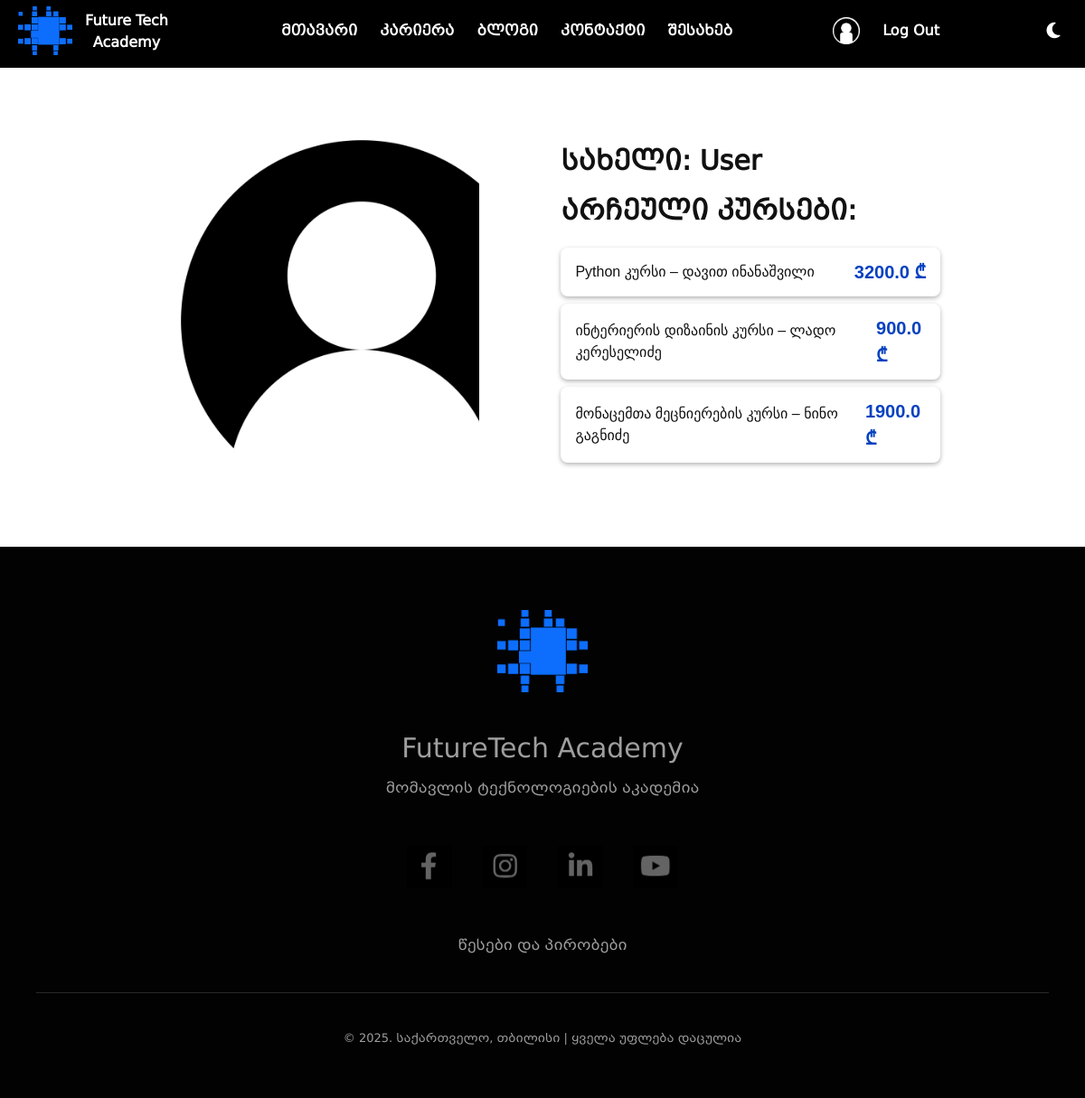
The app's page /profile (signed in), older data.
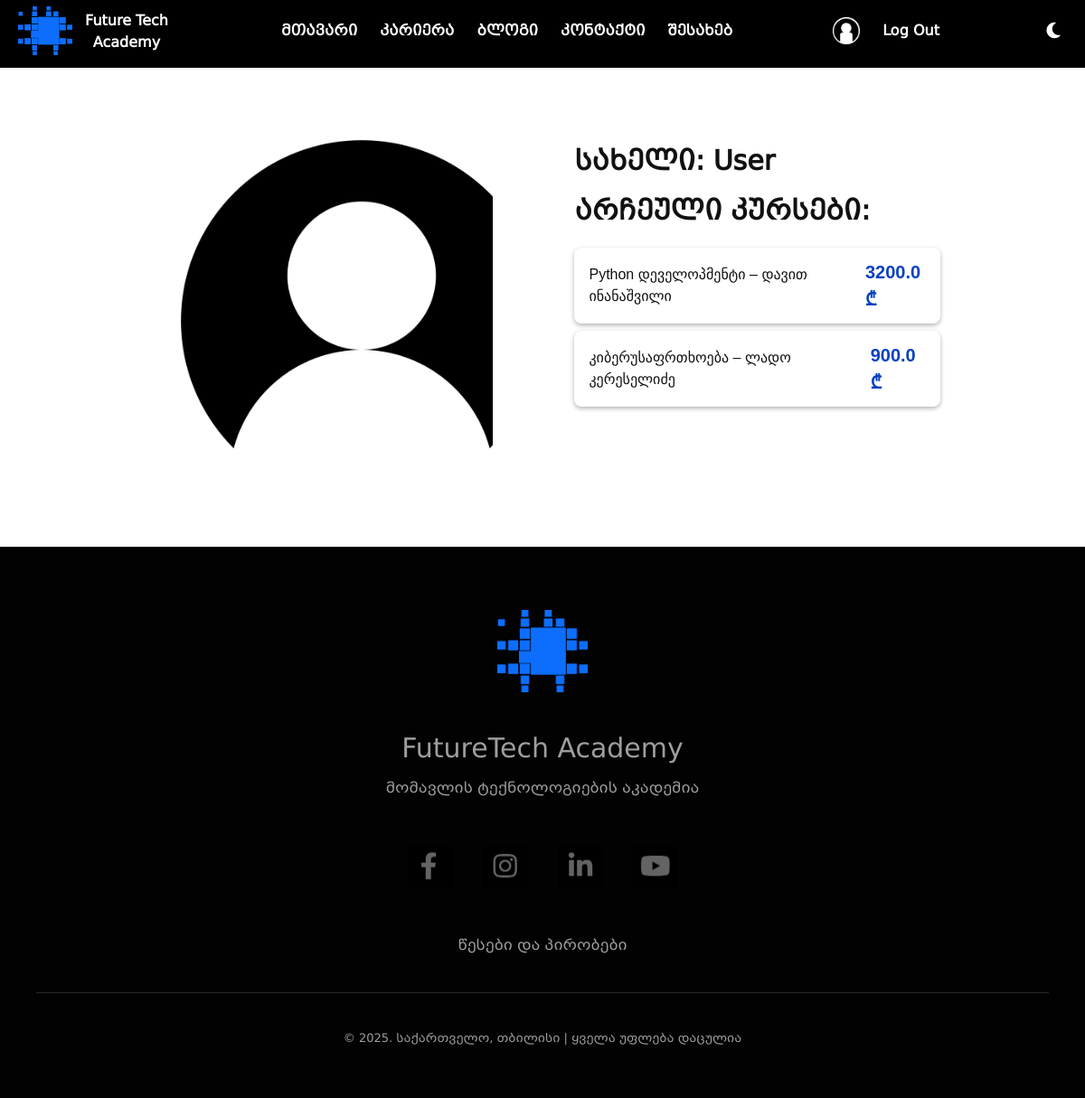
The same page, newer data.
### src/models/user.py (models this page shows, shortened)
class User (BaseModel, UserMixin):
    __tablename__ = 'users'
    id = db.Column(db.Integer, primary_key=True)
    username = db.Column(db.String, unique=True)
    email = db.Column(db.String)
    _password = db.Column(db.String)
    profile_img = db.Column(db.String)
    role = db.Column(db.String)
    user_courses = db.relationship("UserCourse", back_populates="user")
    @property
    def password(self):
        return self._password

### src/models/user_course.py (models this page shows)
class UserCourse(BaseModel):
    __tablename__ = "users_courses"
    id = db.Column(db.Integer, primary_key=True)
    user_id = db.Column(db.Integer, db.ForeignKey("users.id"))
    course_id = db.Column(db.Integer, db.ForeignKey("courses.id"))
    created_at = db.Column(db.DateTime, default=datetime.utcnow)
    user = db.relationship("User", back_populates="user_courses")
    course = db.relationship("Course", back_populates="user_courses")

### src/models/course.py (models this page shows, shortened)
class Course(BaseModel):
    __tablename__ = "courses"
    id = db.Column(db.Integer, primary_key=True)
    name = db.Column(db.String(100))
    price = db.Column(db.Float)
    prof = db.Column(db.String(100))
    img = db.Column(db.String(300))
    description = db.Column(db.String(1000))
    date = db.Column(db.String(50))
    user_courses = db.relationship("UserCourse", back_populates="course")

### src/views/auth/routes.py (the view)
@auth_blueprint.route("/profile")
@login_required
def view_profile():
    return render_template("auth/view_profile.html")

### src/__init__.py (called while the page is built)
def register_extensions(app):
    db.init_app(app)
    migrate.init_app(app, db)
    login_manager.init_app(app)
    login_manager.login_view = 'auth.login'
    @login_manager.user_loader
    def load_user(_id):
        return User.query.get(_id)
    admin.init_app(app)
    admin.add_view(UserView(User, db.session))
    admin.add_view(CourseView(Course, db.session))
    admin.add_view(UserCourseView(UserCourse, db.session))
    admin.add_link(MenuLink("To Site", url="/", icon_type="fa", icon_value="fa-sign-out"))

### src/templates/auth/view_profile.html (shortened to what this page needs)
{% extends "partials/base.html" %}
{% block content %}
<div class="header-div" style="display: block; background-color: black;"></div>
<div class="course-info">
    <div class="prof"><img src="/static/upload/{{ current_user.profile_img }}" alt="User Photo"></div>
    <div class="course-description">
        <div class="title">სახელი: {{ current_user.username }}</div>
        <h3 class="title">არჩეული კურსები:</h3>
        <ul class="selected-courses">
            {% for uc in current_user.user_courses %}
            <li>
                <span>{{ uc.course.name }} – {{ uc.course.prof }}</span>
                <span class="price">{{ uc.course.price }} ₾</span>
            </li>
            {% else %}
            <li>არჩეული კურსები ვერ მოიძებნა</li>
            {% endfor %}
        </ul>
    </div>
</div>
{% endblock %}

### src/templates/partials/base.html (shortened to what this page needs)
<!DOCTYPE html>
<html lang="en">
<head>
    <link rel="stylesheet" href="https://cdnjs.cloudflare.com/ajax/libs/font-awesome/6.7.2/css/all.min.css">
    <link href="https://cdn.jsdelivr.net/npm/bootstrap@5.3.6/dist/css/bootstrap.min.css" rel="stylesheet"
>
    <link rel="stylesheet" href="/static/styles/css/style.css">
</head>
{% from "partials/macros.html" import generate_navlink %}
<body>
    <header>
        <a href="/" class="main-logo-link">
            <div class="main-logo">
                <img src="{{ url_for('static', filename='upload/main-logo.png') }}" alt="main logo">
                <p>Future Tech Academy</p>
            </div>
        </a>
        <nav class="menu" id="menu">
            <a href="/">მთავარი</a>
            <a href="/career" target="_blank">კარიერა</a>
            <a href="/blog">ბლოგი</a>
            <a href="/contact">კონტაქტი</a>
            <a href="/about">შესახებ</a>
        </nav>
        {% if current_user.is_authenticated %}
        <nav class="menu profile">
            <a href="{{ url_for('auth.view_profile') }}" class="nav-item"><img src="../../static/images/profile.png"
                    class="profile-icon" alt="profile"></a>
            <a href="/logout">Log Out</a>
        </nav>
        {% else %}
        <nav class="menu">
            <a href="/login">Log In</a>
        </nav>
        {% endif %}
        <div style="display: flex; gap: 15px; align-items: center;">
            <div class="theme-toggle" id="themeToggle">
                <i class="fa-solid fa-moon fa-lg" style="color: #ffffff;"></i>
            </div>
        </div>
    </header>
    {% block content %}
    {% endblock %}
    <footer>
        <div class="logo">
            <a href="/" class="main-logo-link">
                <div class="main-logo-footer">
                    <img src="{{ url_for('static', filename='upload/main-logo.png') }}" alt="main logo">
                </div>
            </a>
        </div>
        <p class="footer-logo-name">FutureTech Academy</p>
        <p>მომავლის ტექნოლოგიების აკადემია</p>
        <div class="social-networks">
            <a href="https://www.facebook.com/"><img src="/static/images/soc-networks/fb.PNG" alt="fb"></a>
            <a href="https://www.instagram.com/"><img src="/static/images/soc-networks/instagram.PNG"
                    alt="instagram"></a>
            <a href="https://www.linkedin.com/"><img src="/static/images/soc-networks/linkedin.PNG" alt="linkedin"></a>
            <a href="https://www.youtube.com/"><img src="/static/images/soc-networks/youtube.PNG" alt="youtube"></a>
        </div>
        <p>წესები და პირობები</p>
        <hr>
        <p class="copy">&copy; 2025. საქართველო, თბილისი | ყველა უფლება დაცულია</p>
    </footer>

### src/static/styles/css/style.css (style rules this page uses)
body { background-color: #fff; color: #111; }
.main-logo { width: 180px; display: flex; align-items: center; justify-content: space-between; }
.main-logo img { width: 60px; }
.main-logo p { color: white; text-decoration: none; margin-bottom: -1px; }
.main-logo-link { text-decoration: none; }
header { position: absolute; width: 100%; color: #fff; display: flex; justify-content: space-between; align-items: center; padding: 7px 20px; background: transparent; transition: 0.6s ease; font-weight: bold; z-index: 1; }
.menu { display: flex; gap: 25px; }
.menu .profile-icon { width: 30px; }
.menu a { text-decoration: none; color: inherit; transition: all 0.3s ease; }
.profile { display: flex; align-items: center; }
.theme-toggle { cursor: pointer; width: 30px; }
* { margin: 0; padding: 0; box-sizing: border-box; }
body { font-family: "BPG Mrgvlovani Caps"; text-align: center; }
.header-div { display: none; height: 75px; background-color: transparent; }
.course-info { display: flex; justify-content: center; display: flex; padding: 80px 160px 50px 200px; width: 100%; gap: 90px; }
.course-info .prof { width: 400px; height: 400px; overflow: hidden; }
.course-info .prof img { width: 400px; height: 400px; -o-object-fit: cover; object-fit: cover; }
.course-info .course-description { max-width: 630px; text-align: left; display: flex; flex-direction: column; gap: 15px; }
.course-info .course-description .selected-courses { list-style: none; padding: 0; }
.course-info .course-description .selected-courses li { padding: 12px 16px; margin-bottom: 8px; border-radius: 8px; display: flex; justify-content: space-between; align-items: center; font-family: Arial, sans-serif; box-shadow: 0 2px 5px rgba(0, 0, 0, 0.3); transition: transform 0.2s, box-shadow 0.2s; }
.course-info .course-description .selected-courses li .price { font-weight: bold; color: rgb(7, 65, 192); margin-left: 20px; }
.course-info .course-description .title { font-size: 30px; font-weight: bold; }
.course-info .course-description .price { font-size: 20px; font-weight: bold; }
footer { font-family: "BPG Mrgvlovani"; bottom: 0; background-color: rgb(2, 2, 2); color: rgb(158, 158, 158); width: 100%; padding: 40px; }
footer .logo { width: 100px; height: 100px; margin: 30px auto; }
footer .footer-logo-name { font-size: 30px; margin: 10px; }
footer .social-networks { width: 300px; height: 70px; margin: 40px auto; display: flex; justify-content: space-between; align-items: center; }
footer .social-networks img { width: 50px; }
footer hr { margin-top: 40px; margin-bottom: 40px; background-color: rgb(158, 158, 158); }
footer .copy { font-size: 13px; }
footer .main-logo-footer img { width: 100px; }

Row changes from the older to the newer data that the page shows:
removed UserCourse: course.name "Python კურსი", course.prof "დავით ინანაშვილი", course.price "3200.0"
removed UserCourse: course.name "ინტერიერის დიზაინის კურსი", course.prof "ლადო კერესელიძე", course.price "900.0"
removed UserCourse: course.name "მონაცემთა მეცნიერების კურსი", course.prof "ნინო გაგნიძე", course.price "1900.0"
now on this page (row edited): UserCourse: course.name "Python დეველოპმენტი", course.prof "დავით ინანაშვილი", course.price "3200.0"
added UserCourse: course.name "კიბერუსაფრთხოება", course.prof "ლადო კერესელიძე", course.price "900.0"
